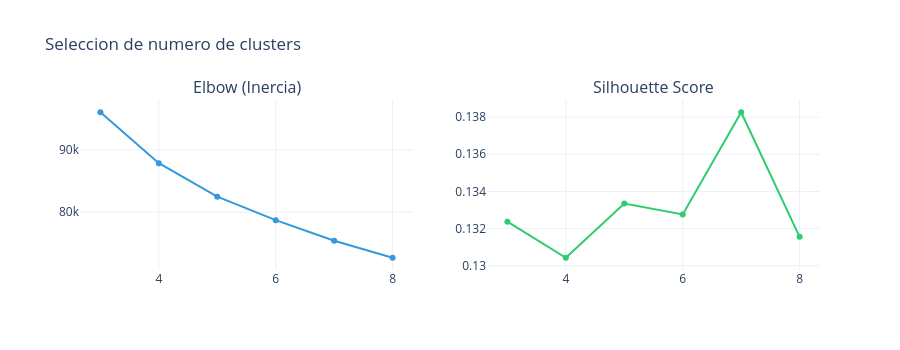

The notebook cell saved with this chart:
### Code cell
# Buscar el mejor k con elbow + silhouette
k_range = range(3, 9)
inertias = []
silhouettes = []

for k in k_range:
    km = KMeans(n_clusters=k, random_state=SEED, n_init=10)
    labels = km.fit_predict(X_cluster_scaled)
    inertias.append(km.inertia_)
    sil = silhouette_score(X_cluster_scaled, labels, sample_size=5000, random_state=SEED)
    silhouettes.append(sil)
    print(f'  k={k}: inertia={km.inertia_:.0f}, silhouette={sil:.3f}')

fig = make_subplots(rows=1, cols=2, subplot_titles=['Elbow (Inercia)', 'Silhouette Score'])
fig.add_trace(go.Scatter(x=list(k_range), y=inertias, mode='lines+markers',
                          marker_color='#3498db'), row=1, col=1)
fig.add_trace(go.Scatter(x=list(k_range), y=silhouettes, mode='lines+markers',
                          marker_color='#2ecc71'), row=1, col=2)
fig.update_layout(title='Seleccion de numero de clusters', height=350, showlegend=False)
fig.show()

### Figure 1 — Plotly figure (JSON) as saved in the notebook; plotly's stock layout.template omitted (floating-point values rounded to 4 significant figures)
{"data": [{"marker": {"color": "#3498db"}, "mode": "lines+markers", "type": "scatter", "x": [3, 4, 5, 6, 7, 8], "xaxis": "x", "y": [96050.0, 87870.0, 82490.0, 78720.0, 75410.0, 72690.0], "yaxis": "y"}, {"marker": {"color": "#2ecc71"}, "mode": "lines+markers", "type": "scatter", "x": [3, 4, 5, 6, 7, 8], "xaxis": "x2", "y": [0.1324, 0.1304, 0.1333, 0.1328, 0.1383, 0.1316], "yaxis": "y2"}], "layout": {"annotations": [{"font": {"size": 16}, "showarrow": false, "text": "Elbow (Inercia)", "x": 0.225, "xanchor": "center", "xref": "paper", "y": 1, "yanchor": "bottom", "yref": "paper"}, {"font": {"size": 16}, "showarrow": false, "text": "Silhouette Score", "x": 0.775, "xanchor": "center", "xref": "paper", "y": 1, "yanchor": "bottom", "yref": "paper"}], "height": 350, "showlegend": false, "title": {"text": "Seleccion de numero de clusters"}, "xaxis": {"anchor": "y", "domain": [0, 0.45]}, "xaxis2": {"anchor": "y2", "domain": [0.55, 1]}, "yaxis": {"anchor": "x", "domain": [0, 1]}, "yaxis2": {"anchor": "x2", "domain": [0, 1]}}}
